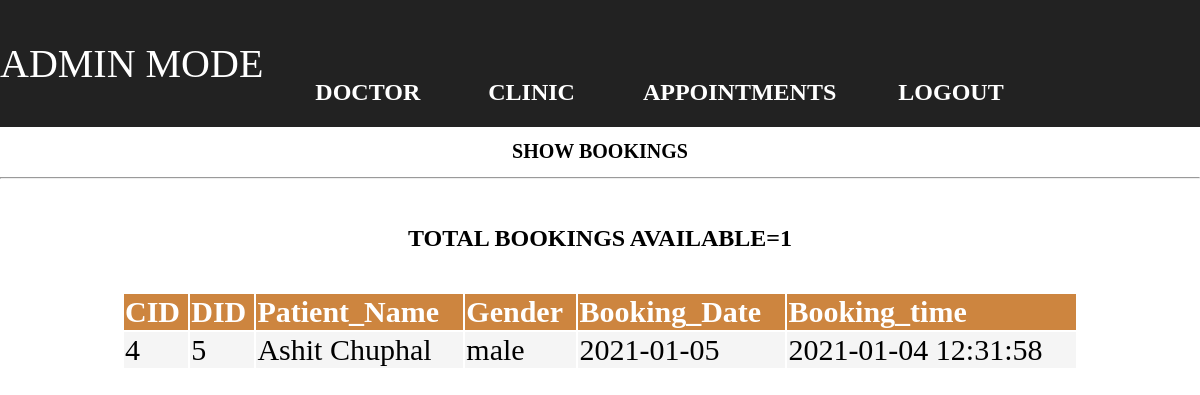
The app's page /Appointments.php with its own data.
### tables this page shows
CREATE TABLE `booking` (
  `Username` varchar(30) NOT NULL,
  `Fname` varchar(30) NOT NULL,
  `Gender` varchar(10) NOT NULL,
  `CID` int(11) NOT NULL,
  `DID` int(11) NOT NULL,
  `DOV` date NOT NULL,
  `Timestamp` datetime NOT NULL,
  `Status` varchar(50) NOT NULL
);

### Appointments.php (the view, shortened to what this page needs)
<html>
<head>
<link rel="stylesheet" href="adminmain.css">
</head>
<body style="background-image: url(Images/Pic10.jpg);">
    <ul>
            <li class="dropdown"><p style="font-family: cursive;font-size: 40px;color: white;">ADMIN MODE</p></li>
            <br>
            <h2>
                <li class="dropdown">
                    <br>&nbsp&nbsp&nbsp&nbsp&nbsp
                    <a class="dropbtn" style="font-family: cursive;">DOCTOR</a>
                </li>
                <li class="dropdown">
                    <br>&nbsp&nbsp&nbsp&nbsp&nbsp
                    <a class="dropbtn" style="font-family: cursive;">CLINIC</a>
                </li>
                <li>
                   <br>&nbsp&nbsp&nbsp&nbsp&nbsp
                    <a href="Appointments.php" style="font-family: cursive;">APPOINTMENTS</a>
                </li>
                <li>
                    <br>&nbsp&nbsp&nbsp&nbsp&nbsp
                    <a href="Home.php" style="font-family: cursive; float: right;">LOGOUT</a>
                </li>
            </h2>
        </ul>
        <center>
            <h1 style="font-family:cursive">SHOW BOOKINGS</h1><hr>
            <?php
            $conn = mysqli_connect('localhost','root','','appointments');
            $sql="SELECT * FROM booking";
            $result = mysqli_query($conn,$sql);
            echo "<br><h2>TOTAL BOOKINGS AVAILABLE=<b>".mysqli_num_rows($result)."</b></h2><br>";
            echo "<table>
            <tr>
            <th>CID</th>
            <th>DID</th>
            <th>Patient_Name</th>
            <th>Gender</th>
            <th>Booking_Date</th>
            <th>Booking_time</th>
            </tr>";
            while($row = mysqli_fetch_array($result))
            {
                echo "<tr>";
                echo "<td>" . $row['CID'] . "</td>";
                echo "<td>" . $row['DID'] . "</td>";
                echo "<td>" . $row['Fname'] . "</td>";
                echo "<td>" . $row['Gender'] . "</td>";
                echo "<td>" . $row['DOV'] . "</td>";
                echo "<td>" . $row['Timestamp'] . "</td>";
                echo "</tr>";
            }
            echo "</table>";
            ?>
    </body>
</html>

### adminmain.css (style rules this page uses)
body, html { background-color:white; height: 100%; margin: 0; background-position:center; background-repeat: no-repeat; background-size: cover; background-attachment:scroll; font-family:verdana; }
h1 { text-align:center; color:black; font-size:20px; top:30%; }
ul { list-style-type: none; margin: 0; padding: 0; overflow: hidden; background-color: #222; }
li { float: left; }
li a, .dropbtn { display: inline-block; color: white; text-align: center; padding: 14px 16px; text-decoration: none; }
li.dropdown { display: inline-block; }

### Appointments.php (style rules this page uses)
table { width:80%; border-collapse:separate; border: 5px black; padding: 2px; font-size: 30px; font-family: cursive; }
th { border: 2px black; background-color:peru ; color: white; text-align: left; }
tr,td { border: 2px black; background-color: whitesmoke; color:black; }

### records on screen
booking: CID "4", DID "5", Fname "Ashit Chuphal", Gender "male", DOV "2021-01-05", Timestamp "2021-01-04 12:31:58"

### other values on screen
mysqli_num_rows($result) "1"
